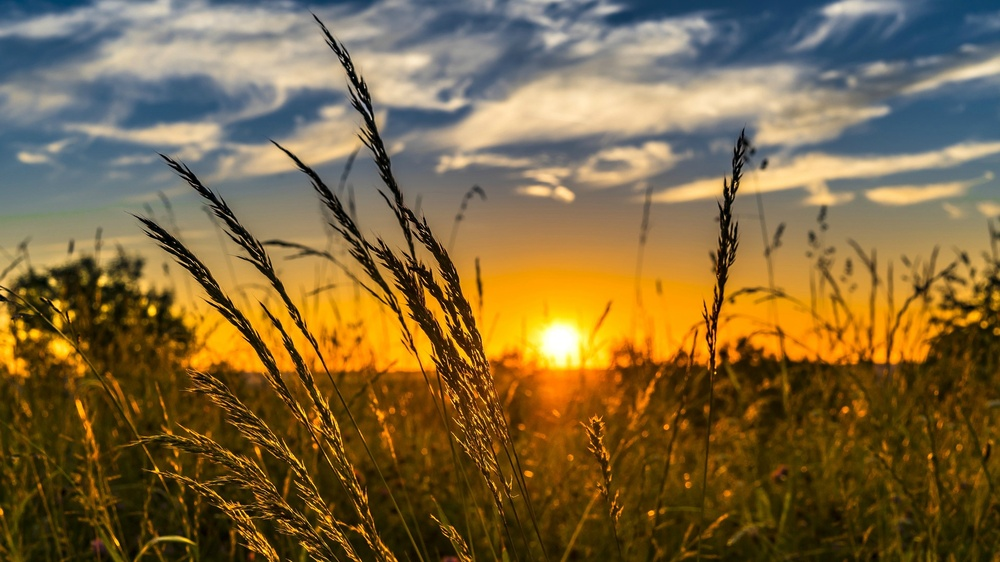
//> input picture examples/accumulate/data/im0.jpg, 1000 x 562 px, shrunk from 1920 x 1080 before the run
$ ./xf_scale_tb ../accumulate/data/im0.jpg   (built with g++ and OpenCV 4)
//> lines starting //> are read from the running program, lines starting //| are printed output that depends on the picture
### examples/accumulate/xf_headers.h
// [29 lines of licence text are left out]

#ifndef _XF_HEADERS_H_
#define _XF_HEADERS_H_

#include <stdio.h>
#include <stdlib.h>


#if __SDSCC__
#undef __ARM_NEON__
#undef __ARM_NEON
#include "opencv2/opencv.hpp"
#include "opencv2/imgproc/imgproc.hpp"
#include "opencv2/highgui/highgui.hpp"
#define __ARM_NEON__
#define __ARM_NEON
#else
#include "opencv2/opencv.hpp"
#include "opencv2/imgproc/imgproc.hpp"
#include "opencv2/highgui/highgui.hpp"
#endif


#if __SDSCC__
#include "sds_lib.h"
#define TIME_STAMP_INIT  unsigned int clock_start, clock_end;  clock_start = sds_clock_counter();
#define TIME_STAMP  { clock_end = sds_clock_counter(); printf("elapsed time %lu \n", clock_end-clock_start); clock_start = sds_clock_counter();  }
#endif

#endif//_XF_HEADERS_H_

### examples/scale/xf_scale_tb.cpp
// [29 lines of licence text are left out]

#include "xf_headers.h"
#include "xf_scale_config.h"

int main(int argc, char** argv)
{
	if (argc != 2)
	{
		fprintf(stderr,"Invalid Number of Arguments!\nUsage:\n");
		fprintf(stderr,"<Executable Name> <input image path1> \n");
		return -1;
	}

	cv::Mat in_gray, in_gray1, ocv_ref,out_gray,diff,ocv_ref_in1,ocv_ref_in2,inout_gray1;
	in_gray  = cv::imread(argv[1], 0); // read image
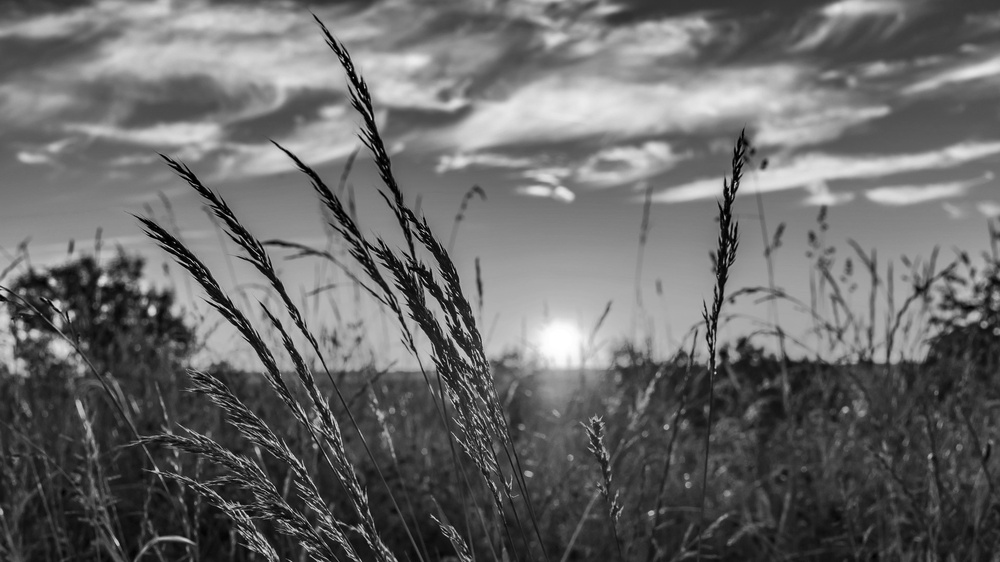
//> in_gray: 562 rows x 1000 cols, CV_8UC1; min 0, max 255, mean 105.1
	if (in_gray.data == NULL)
	{
		fprintf(stderr, "Cannot open image %s\n", argv[1]);
		return -1;
	}

	ocv_ref.create(in_gray.rows,in_gray.cols,CV_8UC1);
	out_gray.create(in_gray.rows,in_gray.cols,CV_8UC1);
	diff.create(in_gray.rows,in_gray.cols,CV_8UC1);


	float scale=1.5;
	float shift=0;


	// OpenCV function
	cv::convertScaleAbs(in_gray,ocv_ref,scale,shift);
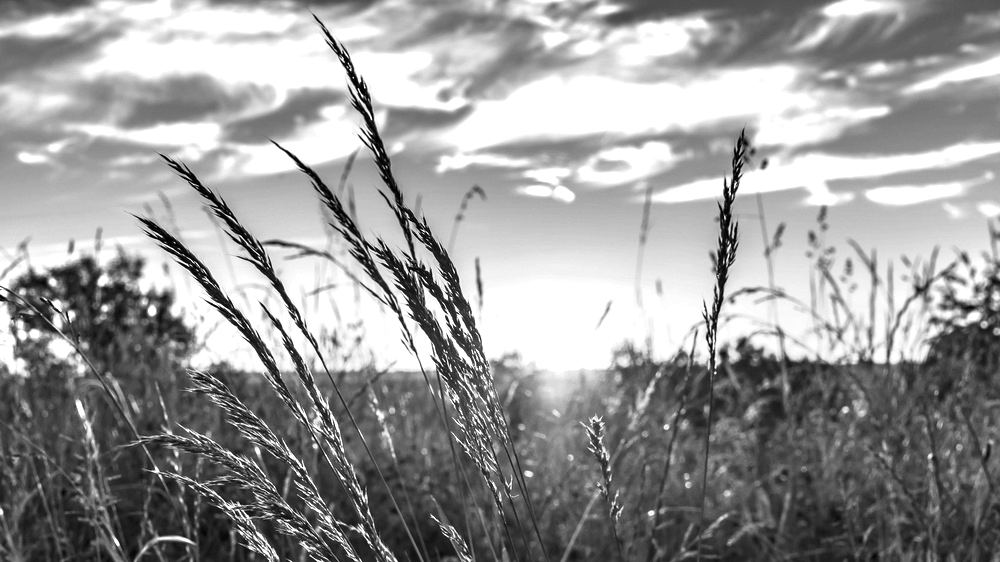
//> ocv_ref: 562 rows x 1000 cols, CV_8UC1; min 0, max 255, mean 153.3

	// Write OpenCV reference image
	imwrite("out_ocv.jpg", ocv_ref);


//> (the run ends here: the program needs code that is not available in this run, at `static xf::Mat<IN_TYPE, HEIGHT, WIDTH, NPC1> imgInput1(in_gray.rows,in..`)
